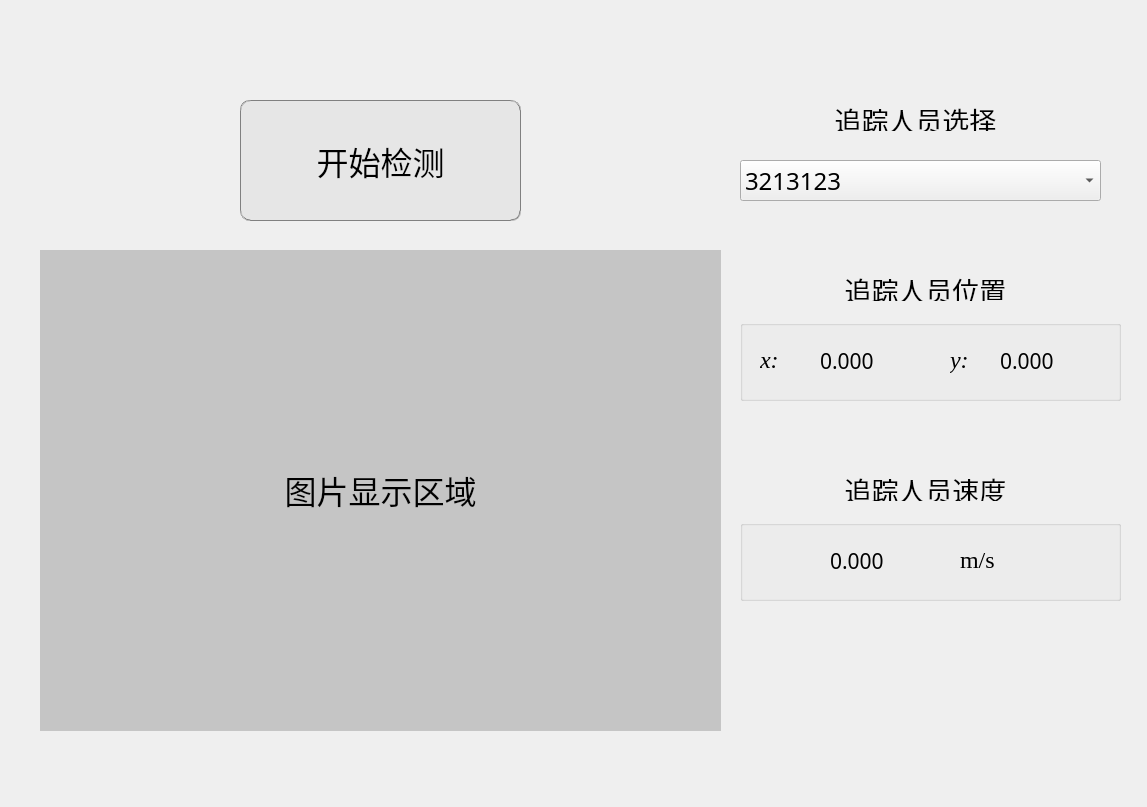
<?xml version="1.0" encoding="UTF-8"?>
<ui version="4.0">
 <class>Dialog</class>
 <widget class="QDialog" name="Dialog">
  <property name="geometry">
   <rect>
    <x>0</x>
    <y>0</y>
    <width>1147</width>
    <height>807</height>
   </rect>
  </property>
  <property name="windowTitle">
   <string>Dialog</string>
  </property>
  <widget class="QPushButton" name="start_button">
   <property name="geometry">
    <rect>
     <x>240</x>
     <y>100</y>
     <width>281</width>
     <height>121</height>
    </rect>
   </property>
   <property name="font">
    <font>
     <family>黑体</family>
     <pointsize>24</pointsize>
    </font>
   </property>
   <property name="styleSheet">
    <string notr="true">background-color: rgb(230, 230, 230);border-radius: 15px;border-style: outset;border-radius: 10px; border: 1px groove gray</string>
   </property>
   <property name="text">
    <string>开始检测</string>
   </property>
  </widget>
  <widget class="QLabel" name="pic_label">
   <property name="geometry">
    <rect>
     <x>40</x>
     <y>250</y>
     <width>681</width>
     <height>481</height>
    </rect>
   </property>
   <property name="font">
    <font>
     <family>黑体</family>
     <pointsize>24</pointsize>
    </font>
   </property>
   <property name="styleSheet">
    <string notr="true">border-color: rgb(130, 130, 130);
background-color: rgb(197, 197, 197);</string>
   </property>
   <property name="text">
    <string>&lt;html&gt;&lt;head/&gt;&lt;body&gt;&lt;p align=&quot;center&quot;&gt;图片显示区域&lt;/p&gt;&lt;/body&gt;&lt;/html&gt;</string>
   </property>
  </widget>
  <widget class="QComboBox" name="id_box">
   <property name="geometry">
    <rect>
     <x>740</x>
     <y>160</y>
     <width>361</width>
     <height>41</height>
    </rect>
   </property>
   <property name="font">
    <font>
     <family>黑体</family>
     <pointsize>18</pointsize>
    </font>
   </property>
   <item>
    <property name="text">
     <string>3213123</string>
    </property>
   </item>
   <item>
    <property name="text">
     <string>123</string>
    </property>
   </item>
   <item>
    <property name="text">
     <string>12312</string>
    </property>
   </item>
   <item>
    <property name="text">
     <string>新建项目</string>
    </property>
   </item>
  </widget>
  <widget class="QLabel" name="id_label">
   <property name="geometry">
    <rect>
     <x>810</x>
     <y>100</y>
     <width>211</width>
     <height>31</height>
    </rect>
   </property>
   <property name="font">
    <font>
     <family>黑体</family>
     <pointsize>20</pointsize>
    </font>
   </property>
   <property name="text">
    <string>&lt;html&gt;&lt;head/&gt;&lt;body&gt;&lt;p align=&quot;center&quot;&gt;追踪人员选择&lt;/p&gt;&lt;/body&gt;&lt;/html&gt;</string>
   </property>
  </widget>
  <widget class="QLabel" name="pos_label">
   <property name="geometry">
    <rect>
     <x>820</x>
     <y>270</y>
     <width>211</width>
     <height>31</height>
    </rect>
   </property>
   <property name="font">
    <font>
     <family>黑体</family>
     <pointsize>20</pointsize>
    </font>
   </property>
   <property name="text">
    <string>&lt;html&gt;&lt;head/&gt;&lt;body&gt;&lt;p align=&quot;center&quot;&gt;追踪人员位置&lt;/p&gt;&lt;/body&gt;&lt;/html&gt;</string>
   </property>
  </widget>
  <widget class="QGroupBox" name="groupBox">
   <property name="geometry">
    <rect>
     <x>740</x>
     <y>320</y>
     <width>381</width>
     <height>81</height>
    </rect>
   </property>
   <property name="styleSheet">
    <string notr="true">border-color: rgb(175, 175, 175);</string>
   </property>
   <property name="title">
    <string/>
   </property>
   <widget class="QLabel" name="y_lable">
    <property name="geometry">
     <rect>
      <x>260</x>
      <y>20</y>
      <width>111</width>
      <height>41</height>
     </rect>
    </property>
    <property name="font">
     <font>
      <family>黑体</family>
      <pointsize>16</pointsize>
     </font>
    </property>
    <property name="text">
     <string>0.000</string>
    </property>
   </widget>
   <widget class="QLabel" name="label_4">
    <property name="geometry">
     <rect>
      <x>20</x>
      <y>10</y>
      <width>41</width>
      <height>61</height>
     </rect>
    </property>
    <property name="font">
     <font>
      <family>Times New Roman</family>
      <pointsize>18</pointsize>
     </font>
    </property>
    <property name="styleSheet">
     <string notr="true"/>
    </property>
    <property name="text">
     <string>&lt;html&gt;&lt;head/&gt;&lt;body&gt;&lt;p&gt;&lt;span style=&quot; font-style:italic;&quot;&gt;x:&lt;/span&gt;&lt;/p&gt;&lt;/body&gt;&lt;/html&gt;</string>
    </property>
   </widget>
   <widget class="QLabel" name="label_5">
    <property name="geometry">
     <rect>
      <x>210</x>
      <y>10</y>
      <width>41</width>
      <height>61</height>
     </rect>
    </property>
    <property name="font">
     <font>
      <family>Times New Roman</family>
      <pointsize>18</pointsize>
     </font>
    </property>
    <property name="styleSheet">
     <string notr="true"/>
    </property>
    <property name="text">
     <string>&lt;html&gt;&lt;head/&gt;&lt;body&gt;&lt;p&gt;&lt;span style=&quot; font-style:italic;&quot;&gt;y:&lt;/span&gt;&lt;/p&gt;&lt;/body&gt;&lt;/html&gt;</string>
    </property>
   </widget>
   <widget class="QLabel" name="x_pos">
    <property name="geometry">
     <rect>
      <x>80</x>
      <y>20</y>
      <width>111</width>
      <height>41</height>
     </rect>
    </property>
    <property name="font">
     <font>
      <family>黑体</family>
      <pointsize>16</pointsize>
     </font>
    </property>
    <property name="text">
     <string>0.000</string>
    </property>
   </widget>
  </widget>
  <widget class="QLabel" name="speed_label">
   <property name="geometry">
    <rect>
     <x>820</x>
     <y>470</y>
     <width>211</width>
     <height>31</height>
    </rect>
   </property>
   <property name="font">
    <font>
     <family>黑体</family>
     <pointsize>20</pointsize>
    </font>
   </property>
   <property name="text">
    <string>&lt;html&gt;&lt;head/&gt;&lt;body&gt;&lt;p align=&quot;center&quot;&gt;追踪人员速度&lt;/p&gt;&lt;/body&gt;&lt;/html&gt;</string>
   </property>
  </widget>
  <widget class="QGroupBox" name="groupBox_2">
   <property name="geometry">
    <rect>
     <x>740</x>
     <y>520</y>
     <width>381</width>
     <height>81</height>
    </rect>
   </property>
   <property name="styleSheet">
    <string notr="true">border-color: rgb(175, 175, 175);</string>
   </property>
   <property name="title">
    <string/>
   </property>
   <widget class="QLabel" name="ms_label">
    <property name="geometry">
     <rect>
      <x>220</x>
      <y>10</y>
      <width>111</width>
      <height>61</height>
     </rect>
    </property>
    <property name="font">
     <font>
      <family>Times New Roman</family>
      <pointsize>18</pointsize>
     </font>
    </property>
    <property name="styleSheet">
     <string notr="true"/>
    </property>
    <property name="text">
     <string>&lt;html&gt;&lt;head/&gt;&lt;body&gt;&lt;p&gt;m/s&lt;/p&gt;&lt;/body&gt;&lt;/html&gt;</string>
    </property>
   </widget>
   <widget class="QLabel" name="x_pos_2">
    <property name="geometry">
     <rect>
      <x>90</x>
      <y>20</y>
      <width>111</width>
      <height>41</height>
     </rect>
    </property>
    <property name="font">
     <font>
      <family>黑体</family>
      <pointsize>16</pointsize>
     </font>
    </property>
    <property name="text">
     <string>0.000</string>
    </property>
   </widget>
  </widget>
 </widget>
 <resources/>
 <connections/>
</ui>
